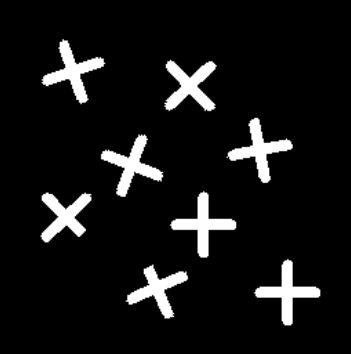
#> input picture assets/lines.png, 351 x 354 px
$ python lab5_part1.py
#> lines starting #> are read from the running program, lines starting #| are printed output that depends on the picture
import matplotlib.pyplot as plt
import cv2 as cv
import numpy as np

img = cv.imread('../assets/lines.png', cv.IMREAD_GRAYSCALE)
#> img is the input picture: shape (354, 351); min 0, max 255, mean 20.6

edges = cv.Sobel(img, cv.CV_8U, 1, 1, ksize=5)
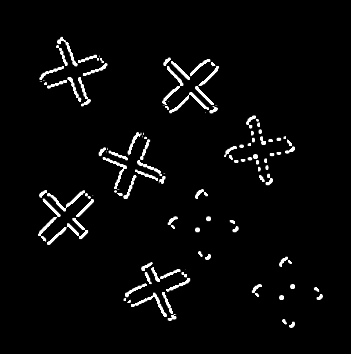
#> edges: shape (354, 351); min 0, max 255, mean 8.7

lines = cv.HoughLines(edges, 1, np.pi/180, 80, None, 0,0)
#> lines = 38 rows, first 8: [198, 0.838], [206, 0.785], [204, 0.75], [-35, 2.74], [-46, 2.78], [189, 0.75], [192, 0.785], [-39, 2.78]

img = cv.cvtColor(img, cv.COLOR_GRAY2BGR)
img1 = img.copy()

r_arr = np.zeros([1,0])
theta_arr = np.zeros([1,0])


for i in range(0, len(lines)):
	a = np.cos(lines[i][0][1])
	b = np.sin(lines[i][0][1])

	x0 = a *lines[i][0][0]
	y0 = b*lines[i][0][0]
	x1 = int(x0 + 1000*(-b))
	y1 = int(y0 + 1000*(a))
	x2 = int(x0 - 1000*(-b))
	y2 = int(y0 - 1000*(a))

	cv.line(img1, (x1, y1), (x2, y2), (0,0, 255), 2)
	r_arr = np.append(r_arr, lines[i][0][0])
	theta_arr = np.append(theta_arr, lines[i][0][1])
#> this loop made 38 passes
#> (a, b, x0, y0, x1, y1, x2, y2) on passes 13 to 24: (0.707, 0.707, 137.2, 137.2, -569, 844, 844, -569), (0.719, 0.695, 137.4, 132.7, -557, 852, 832, -586), (0.695, 0.719, 145.2, 150.3, -574, 845, 864, -544), (-0.707, 0.707, 48.79, -48.79, -658, -755, 755, 658), (-0.927, 0.375, 38.94, -15.73, -335, -942, 413, 911), (0.695, 0.719, 135.5, 140.3, -583, 834, 854, -554), (-0.695, 0.719, -73.63, 76.25, -792, -618, 645, 770), (-0.914, 0.407, 27.41, -12.2, -379, -925, 434, 901), (-0.719, 0.695, -71.21, 68.77, -765, -650, 623, 788), (-0.927, 0.375, 40.8, -16.48, -333, -943, 415, 910), (0.669, 0.743, 141.9, 157.5, -601, 826, 885, -511), (0.788, 0.616, 151.3, 118.2, -464, 906, 766, -669)
#> (a, b, x0, y0, x1, y1, x2, y2) on passes 1 to 6: (0.669, 0.743, 132.5, 147.1, -610, 816, 875, -521), (0.707, 0.707, 145.7, 145.7, -561, 852, 852, -561), (0.731, 0.682, 149.2, 139.1, -532, 870, 831, -592), (-0.921, 0.391, 32.22, -13.68, -358, -934, 422, 906), (-0.934, 0.358, 42.94, -16.48, -315, -950, 401, 917), (0.731, 0.682, 138.2, 128.9, -543, 860, 820, -602)
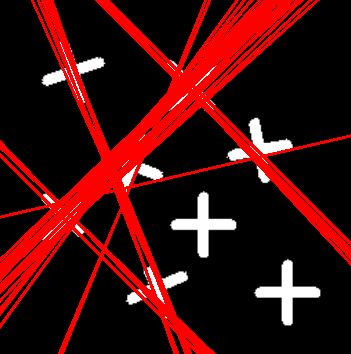
#> img1: shape (354, 351, 3); mean B, G, R 11.1, 11.1, 64.3
#> after the loop, r_arr = 38 values, max 212 at index 22, min -77 at index 35, mean 107.8; theta_arr = 38 values, max 2.81 at index 8, min 0.384 at index 36, mean 1.51


compare_hough = np.concatenate((img, img1), axis=1)
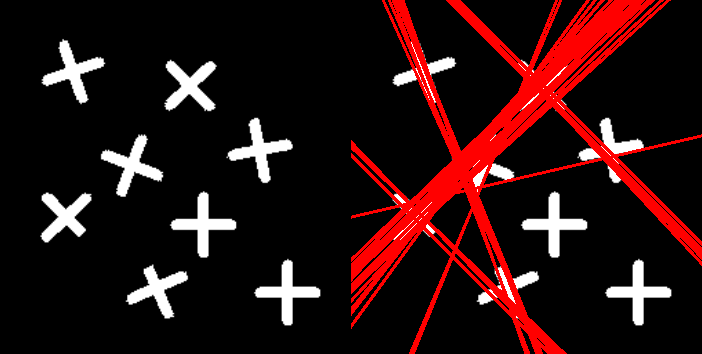
#> compare_hough: shape (354, 702, 3); mean B, G, R 15.8, 15.8, 42.4
plt.plot(r_arr, theta_arr)
plt.show()
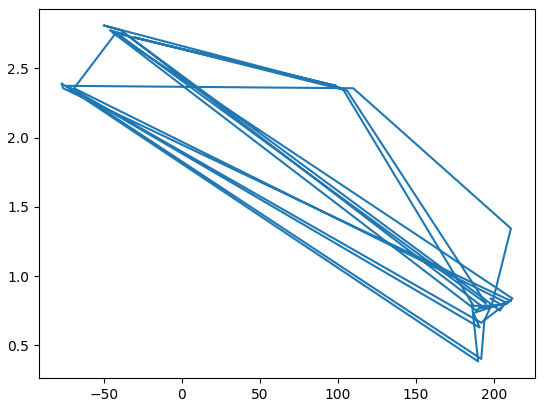
#> figure drawn by matplotlib, 1 panel


cv.imshow('compare hough lines', compare_hough)


cv.waitKey(0)
cv.destroyAllWindows()
